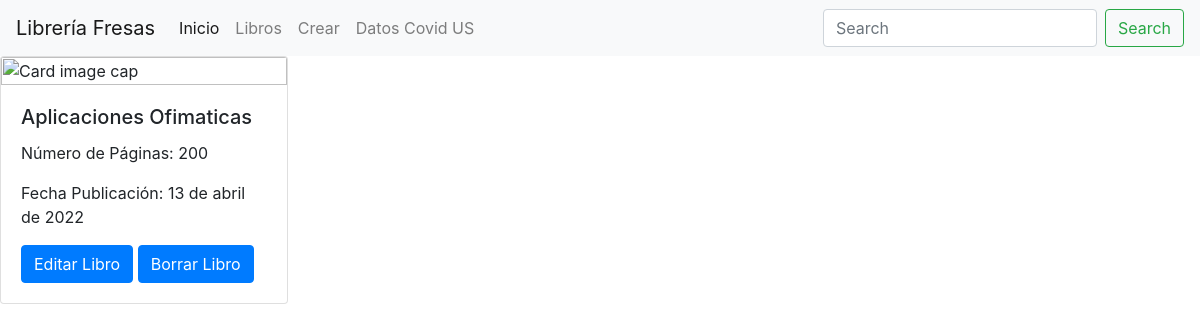
Before: /libreria/libros/10 with the older database file.
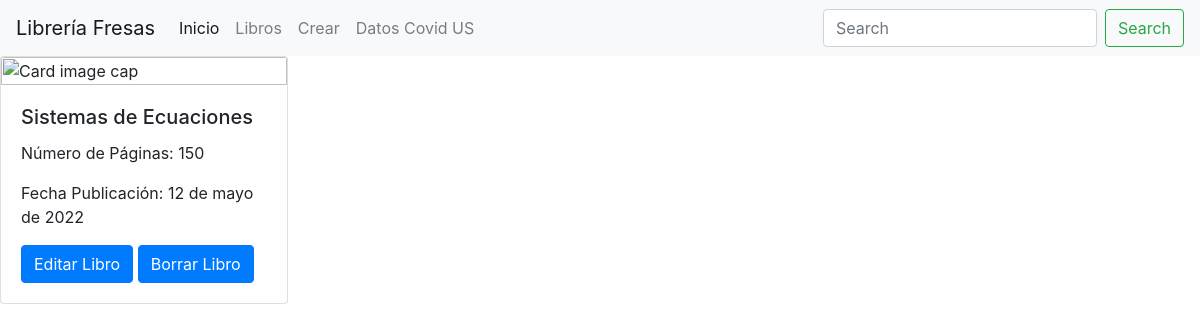
After: the same page with the newer database file.
### libreria/models.py (models this page shows, shortened)
class Libro(models.Model):
    id = models.IntegerField(primary_key=True)
    nombre= models.TextField(max_length=150)
    num_paginas = models.IntegerField()
    fecha_publicacion = models.DateField()
    editorial = models.ForeignKey(Editorial, on_delete=models.CASCADE, default=None)

### libreria/views.py (the view)
# urls.py: path('libros/<int:id>',detalle_libro, name='detalle_libro'),
def detalle_libro(request, id):
    libro = Libro.objects.get(id=id)
    context = {'libro': libro}
    return render(request, 'libro_detalle.html', context)

### templates/libro_detalle.html
{% include "header.html" %}
{% block content %}
<body>
<div class="mx-auto" style="align-items: center; align-content: center; align-self: center;">
    <div class="card" style="width: 18rem;">
        <img class="card-img-top" src="https://escuelaposgrado.es/wp-content/uploads/2014/10/Ediciones_Albores-img.jpg" alt="Card image cap">
        <div class="card-body">
            <h5 class="card-title">{{ libro.nombre }}</h5>
            <p class="card-text">Número de Páginas: {{ libro.num_paginas }}</p>
            <p class="card-text">Fecha Publicación: {{ libro.fecha_publicacion }}</p>
            <a class="btn btn-primary" href="/libreria/libros/editar/{{ libro.id }}">Editar Libro</a>
            <a class="btn btn-primary" href="/libreria/libros/borrar/{{ libro.id }}">Borrar Libro</a>
        </div>
    </div>
</div>
</body>
{% endblock %}

Changed rows visible on the page:
changed Libro: nombre "Aplicaciones Ofimaticas" → "Sistemas de Ecuaciones"; num_paginas "200" → "150"; fecha_publicacion "13 de abril de 2022" → "12 de mayo de 2022"
